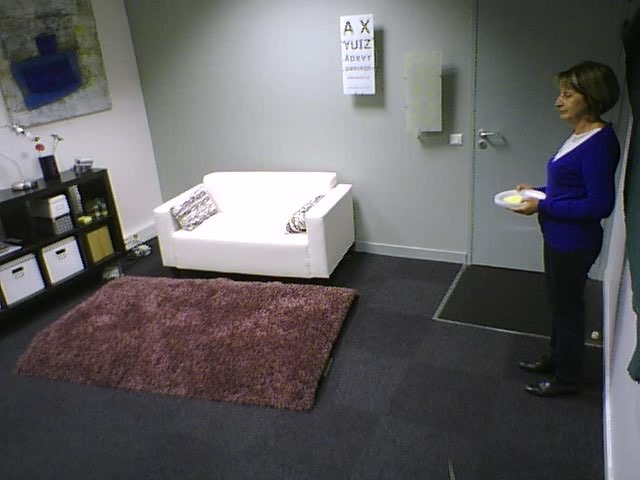
//> input picture image1.jpg, 640 x 480 px
$ ./sampleCode   (built with g++ and OpenCV 4)
//> lines starting //> are read from the running program, lines starting //| are printed output that depends on the picture
#include "opencv2/highgui.hpp"
#include "opencv2/imgproc.hpp"
#include <iostream>
#include <numeric>
#include <vector>
#include <string>
#include <exception>
#include <stdexcept>
#include <ctime>
#include <cmath>
#include <queue>

using namespace cv;
using namespace std;

class PixelInfo {
    int category, posX, posY, intensity;

public:
    PixelInfo(int category, int posX, int posY, int intensity);
    int getPositionX() const;
    int getPositionY() const;
    int getCategory() const;
    int getIntensity() const;
    void setCategory(int category);
    void display();
};

PixelInfo::PixelInfo(int category, int posX, int posY, int intensity) : category(category), posX(posX), posY(posY), intensity(intensity) {}

int PixelInfo::getPositionX() const { return posX; }
int PixelInfo::getPositionY() const { return posY; }
int PixelInfo::getCategory() const { return category; }
int PixelInfo::getIntensity() const { return intensity; }
void PixelInfo::setCategory(int category) { this->category = category; }
void PixelInfo::display() { cout << "( Category: " << category << " , X: " << posX << " , Y: " << posY << " , Intensity: " << intensity << " )" << endl; }

class ImageHandler {
public:
    static Mat loadImage(const string& filepath, ImreadModes mode);
    static Mat resizeImage(const Mat& img, double width, double height);
    static void showImage(const Mat& img, const string& windowName);
};

Mat ImageHandler::loadImage(const string& filepath, ImreadModes mode) {
    string fullPath;
    try {
        fullPath = samples::findFile(filepath);
    }
    catch (const exception& e) {
        cerr << e.what();
        exit(EXIT_FAILURE);
    }

    Mat img = imread(fullPath, mode);
    if (img.empty()) {
        throw invalid_argument("Invalid file path provided!");
        exit(EXIT_FAILURE);
    }
    return img;
}


Mat ImageHandler::resizeImage(const Mat& img, double width, double height) {
    Mat resizedImg;
    resize(img, resizedImg, Size(width, height));
    return resizedImg;
}

void ImageHandler::showImage(const Mat& img, const string& windowName) {
    imshow(windowName, img);
}

class RegionGrower {
    Mat originalImage, regionMap;
    queue<PixelInfo> pixelQueue;
    Mat borderEffectiveness, borderSimilarity;

    vector<PixelInfo> findNeighbors(const PixelInfo& pixel);
    bool isValidCoordinate(int x, int y) const;
    void addNeighbor(int x, int y, vector<PixelInfo>& neighbors);
    bool growthCriterion(const PixelInfo& current, const PixelInfo& neighbor);
    bool mergeCriterion(int current, int neighbor);

public:
    RegionGrower(const Mat& img);
    Mat execute(int seedCount);
    Mat drawRegionBorders(const Mat& regionMap, int borderThickness);

};

RegionGrower::RegionGrower(const Mat& img) : pixelQueue(), regionMap(Mat::zeros(img.rows, img.cols, CV_8UC1)) {
    img.convertTo(originalImage, CV_8UC1);
}

vector<PixelInfo> RegionGrower::findNeighbors(const PixelInfo& pixel) {
    vector<PixelInfo> neighbors;
    addNeighbor(pixel.getPositionX() - 1, pixel.getPositionY(), neighbors);
    addNeighbor(pixel.getPositionX() + 1, pixel.getPositionY(), neighbors);
    addNeighbor(pixel.getPositionX(), pixel.getPositionY() - 1, neighbors);
    addNeighbor(pixel.getPositionX(), pixel.getPositionY() + 1, neighbors);

    return neighbors;
}

bool RegionGrower::isValidCoordinate(int x, int y) const {
    return (y >= 0 && y < originalImage.rows) && (x >= 0 && x < originalImage.cols);
}

void RegionGrower::addNeighbor(int x, int y, vector<PixelInfo>& neighbors) {
    if (isValidCoordinate(x, y)) {
        neighbors.emplace_back(regionMap.at<uchar>(y, x), x, y, originalImage.at<uchar>(y, x));
    }
}

bool RegionGrower::growthCriterion(const PixelInfo& current, const PixelInfo& neighbor) {
    return abs(current.getIntensity() - neighbor.getIntensity()) <= 3;
}

bool RegionGrower::mergeCriterion(int current, int neighbor) {
    return abs(current - neighbor) <= 10;
}

Mat RegionGrower::drawRegionBorders(const Mat& colorRegionMap, int borderThickness) {
    Mat borders = Mat::zeros(colorRegionMap.size(), CV_8UC1);

    for (int y = 0; y < colorRegionMap.rows; ++y) {
        for (int x = 0; x < colorRegionMap.cols; ++x) {
            // Détermine si le pixel actuel est à la frontière
            bool isBorder = false;
            Vec3b color = colorRegionMap.at<Vec3b>(y, x);

            if (x > 0 && color != colorRegionMap.at<Vec3b>(y, x - 1)) isBorder = true;
            if (x < colorRegionMap.cols - 1 && color != colorRegionMap.at<Vec3b>(y, x + 1)) isBorder = true;
            if (y > 0 && color != colorRegionMap.at<Vec3b>(y - 1, x)) isBorder = true;
            if (y < colorRegionMap.rows - 1 && color != colorRegionMap.at<Vec3b>(y + 1, x)) isBorder = true;

            // Si le pixel est à la frontière, le marquer
            if (isBorder) {
                borders.at<uchar>(y, x) = 255;
            }
        }
    }

    // Épaissir les frontières si nécessaire
    if (borderThickness > 1) {
        Mat kernel = getStructuringElement(MORPH_RECT, Size(borderThickness, borderThickness));
        dilate(borders, borders, kernel);
    }

    return borders;
}


Mat RegionGrower::execute(int seedCount) {
    // Initialisation des matrices pour l'analyse des frontières
    borderEffectiveness = Mat::zeros(seedCount + 1, seedCount + 1, CV_32S);
    borderSimilarity = Mat::zeros(seedCount + 1, seedCount + 1, CV_64F);

    // Initialisation des germes
    int gridRows = ceil(sqrt(seedCount));
    int gridCols = ceil(sqrt(seedCount));
    int dx = originalImage.cols / gridCols;
    int dy = originalImage.rows / gridRows;
    int seedIndex = 1;

    for (int i = 0; i < gridRows; ++i) {
        for (int j = 0; j < gridCols; ++j) {
            if (seedIndex > seedCount) break;

            int x = j * dx + dx / 2;
            int y = i * dy + dy / 2;

            if (x >= originalImage.cols) x = originalImage.cols - 1;
            if (y >= originalImage.rows) y = originalImage.rows - 1;

            if (regionMap.at<uchar>(y, x) == 0) {
                pixelQueue.push(PixelInfo(seedIndex, x, y, originalImage.at<uchar>(y, x)));
                regionMap.at<uchar>(y, x) = static_cast<uchar>(seedIndex);
                seedIndex++;
            }
        }
    }

    // Croissance des régions
    while (!pixelQueue.empty()) {
        PixelInfo current = pixelQueue.front();
        pixelQueue.pop();

        vector<PixelInfo> neighbors = findNeighbors(current);
        for (auto& neighbor : neighbors) {
            if (growthCriterion(current, neighbor) && regionMap.at<uchar>(neighbor.getPositionY(), neighbor.getPositionX()) == 0) {
                regionMap.at<uchar>(neighbor.getPositionY(), neighbor.getPositionX()) = static_cast<uchar>(current.getCategory());
                neighbor.setCategory(current.getCategory());
                pixelQueue.push(neighbor);
            }
        }
    }

    // Analyse des frontières entre les régions
    for (int i = 0; i < originalImage.rows; ++i) {
        for (int j = 0; j < originalImage.cols; ++j) {
            if (j < originalImage.cols - 1) {
                int currentRegion = regionMap.at<uchar>(i, j);
                int neighborRegion = regionMap.at<uchar>(i, j + 1);
                if (currentRegion != neighborRegion) {
                    borderEffectiveness.at<int>(currentRegion, neighborRegion)++;
                    if (mergeCriterion(originalImage.at<uchar>(i, j), originalImage.at<uchar>(i, j + 1))) {
                        borderSimilarity.at<double>(currentRegion, neighborRegion)++;
                    }
                }
            }

            if (i < originalImage.rows - 1) {
                int currentRegion = regionMap.at<uchar>(i, j);
                int neighborRegion = regionMap.at<uchar>(i + 1, j);
                if (currentRegion != neighborRegion) {
                    borderEffectiveness.at<int>(currentRegion, neighborRegion)++;
                    if (mergeCriterion(originalImage.at<uchar>(i, j), originalImage.at<uchar>(i + 1, j))) {
                        borderSimilarity.at<double>(currentRegion, neighborRegion)++;
                    }
                }
            }
        }
    }

    // Fusion des régions similaires
    vector<int> regionMapping(seedCount + 1);
    iota(regionMapping.begin(), regionMapping.end(), 0);

    for (int i = 1; i <= seedCount; ++i) {
        for (int j = i; j <= seedCount; ++j) {
            if (borderEffectiveness.at<int>(i, j) > 0) {
                borderSimilarity.at<double>(i, j) /= borderEffectiveness.at<int>(i, j);
                if (borderSimilarity.at<double>(i, j) > 0.5) {
                    regionMapping[j] = regionMapping[i];
                }
            }
        }
    }

    for (int i = 0; i < regionMap.rows; ++i) {
        for (int j = 0; j < regionMap.cols; ++j) {
            regionMap.at<uchar>(i, j) = static_cast<uchar>(regionMapping[regionMap.at<uchar>(i, j)]);
        }
    }

    // Générer des couleurs aléatoires pour les régions
    vector<Vec3b> colors(seedCount + 1);
    for (int i = 1; i <= seedCount; ++i) {
        colors[i] = Vec3b(rand() % 256, rand() % 256, rand() % 256);
    }

    // Appliquer les couleurs aux régions
    Mat colorRegionMap = Mat::zeros(regionMap.size(), CV_8UC3);
    for (int i = 0; i < regionMap.rows; ++i) {
        for (int j = 0; j < regionMap.cols; ++j) {
            int regionId = regionMap.at<uchar>(i, j);
            colorRegionMap.at<Vec3b>(i, j) = colors[regionId];
        }
    }

    return colorRegionMap;
}


Mat filterNoise(const Mat& inputImage, int kernelSize) {
    if (kernelSize % 2 == 0) {
        return inputImage.clone();
    }

    int pad = kernelSize / 2;
    Mat outputImage = inputImage.clone();

    // Parcourir chaque pixel de l'image (sauf les bords)
    for (int i = pad; i < inputImage.rows - pad; i++) {
        for (int j = pad; j < inputImage.cols - pad; j++) {
            vector<int> neighbors;

            // Parcourir chaque voisin du pixel
            for (int k = -pad; k <= pad; k++) {
                for (int l = -pad; l <= pad; l++) {
                    int pixelValue = inputImage.at<uchar>(i + k, j + l);
                    neighbors.push_back(pixelValue);
                }
            }

            // Trier et prendre la valeur médiane
            sort(neighbors.begin(), neighbors.end());
            int medianValue = neighbors[neighbors.size() / 2];
            outputImage.at<uchar>(i, j) = medianValue;
        }
    }

    return outputImage;
}


void processImage(const string& path) {
    Mat img = ImageHandler::loadImage(path, IMREAD_GRAYSCALE);
    img = ImageHandler::resizeImage(img, 512, 512);
    int kernelSize = 1;
    img = filterNoise(img, kernelSize);
    ImageHandler::showImage(img, "Original Image");
    RegionGrower grower(img);

    Mat regionColorMap = grower.execute(200);
    ImageHandler::showImage(regionColorMap, "Region Grown Image");
    Mat regionBorders = grower.drawRegionBorders(regionColorMap, 1); // 1 est l'épaisseur des frontières
    ImageHandler::showImage(regionBorders, "Region Borders");
}

int main() {
    processImage("image1.jpg");
//> the loop in execute, `for (int i = 0; i < gridRows; ++i)` made 15 passes
//> seedIndex on passes 1 to 12: 16, 31, 46, 61, 76, 91, 106, 121, 136, 151, 166, 181
//> after the loop in execute, `for (int i = 0; i < gridRows; ++i)`: pixelQueue = 200 items; seedIndex = 201
//> after the loop in execute, `while (!pixelQueue.empty())`: pixelQueue = 0 items
//> after the loop in execute, `for (int i = 0; i < originalImage.rows; ++i)`: borderEffectiveness: 201 rows x 201 cols, CV_32SC1; 125 distinct labels, from 0 to 300
//> after the loop in execute, `for (int i = 1; i <= seedCount; ++i)`:
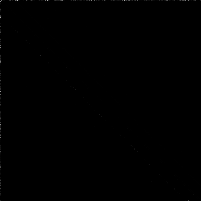
//> borderSimilarity: 201 rows x 201 cols, CV_64FC1; min 0, max 186, mean 0.3
//> after the loop in execute, `for (int i = 1; i <= seedCount; ++i)`: regionMapping = 201 values, max 187 at index 187, min 0 at index 0, mean 73.83
//> after the loop in drawRegionBorders, `for (int y = 0; y < colorRegionMap.rows; ++y)`:
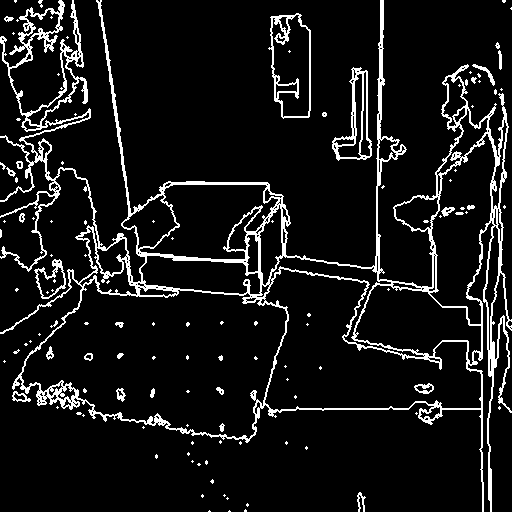
//> borders: 512 rows x 512 cols, CV_8UC1; 8.8% white in thin lines or dots
    waitKey(0);
    processImage("image2.jpg");
//> call 2 of loadImage, with filepath = "image2.jpg"
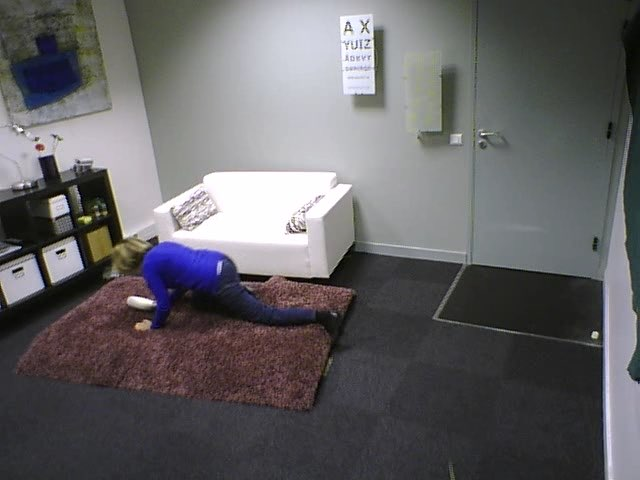
//> input picture image2.jpg, 640 x 480 px
//> call 2 of resizeImage, with width = 512, height = 512
//> in resizeImage (call 2), `resize(img, resizedImg, Size(width, height));`:
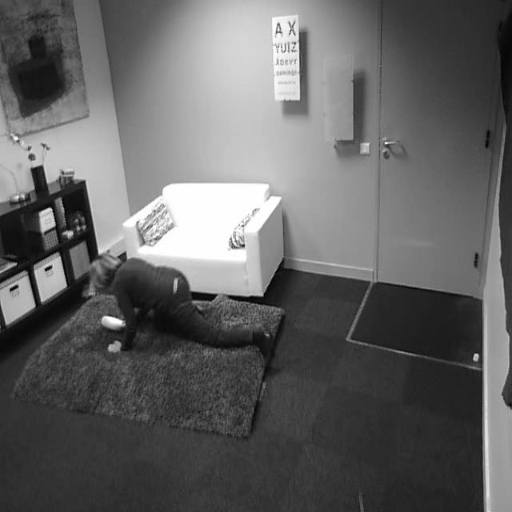
//> resizedImg: 512 rows x 512 cols, CV_8UC1; min 1, max 255, mean 99.1
//> call 2 of execute, with seedCount = 200
//> the loop in execute (call 2), `for (int i = 0; i < gridRows; ++i)` made 15 passes
//> after the loop in execute (call 2), `for (int i = 0; i < gridRows; ++i)`: pixelQueue = 200 items; seedIndex = 201
//> after the loop in execute (call 2), `while (!pixelQueue.empty())`:
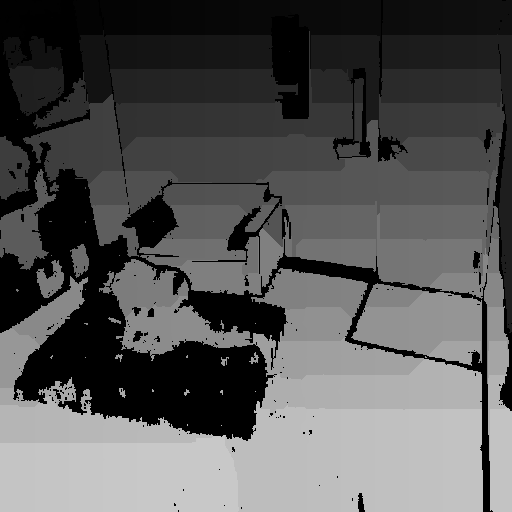
//> regionMap: 512 rows x 512 cols, CV_8UC1; min 0, max 200, mean 86.3
//> after the loop in execute (call 2), `while (!pixelQueue.empty())`: pixelQueue = 0 items
//> after the loop in execute (call 2), `for (int i = 0; i < originalImage.rows; ++i)`: borderEffectiveness: 201 rows x 201 cols, CV_32SC1; 112 distinct labels, from 0 to 298
//> after the loop in execute (call 2), `for (int i = 1; i <= seedCount; ++i)`: borderSimilarity: 201 rows x 201 cols, CV_64FC1; min 0, max 181, mean 0.2
//> after the loop in execute (call 2), `for (int i = 1; i <= seedCount; ++i)`: regionMapping = 201 values, max 188 at index 188, min 0 at index 0, mean 72.79
//> after the loop in execute (call 2), `for (int i = 0; i < regionMap.rows; ++i)`:
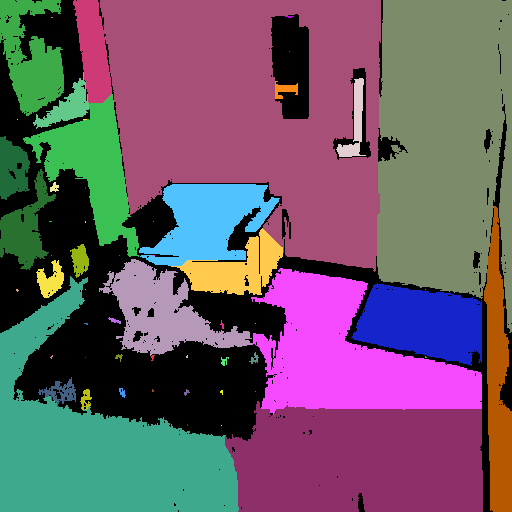
//> colorRegionMap: 512 rows x 512 cols, CV_8UC3; mean B, G, R 104.9, 88.8, 108.8
//> call 2 of drawRegionBorders, with borderThickness = 1
//> after the loop in drawRegionBorders (call 2), `for (int y = 0; y < colorRegionMap.rows; ++y)`:
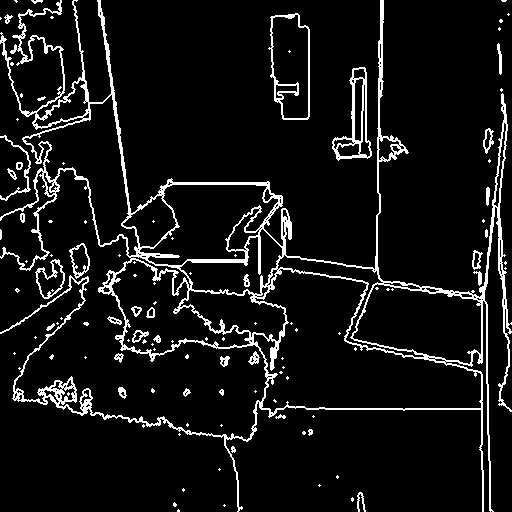
//> borders: 512 rows x 512 cols, CV_8UC1; 8% white in thin lines or dots
    waitKey(0);
    return 0;
}
